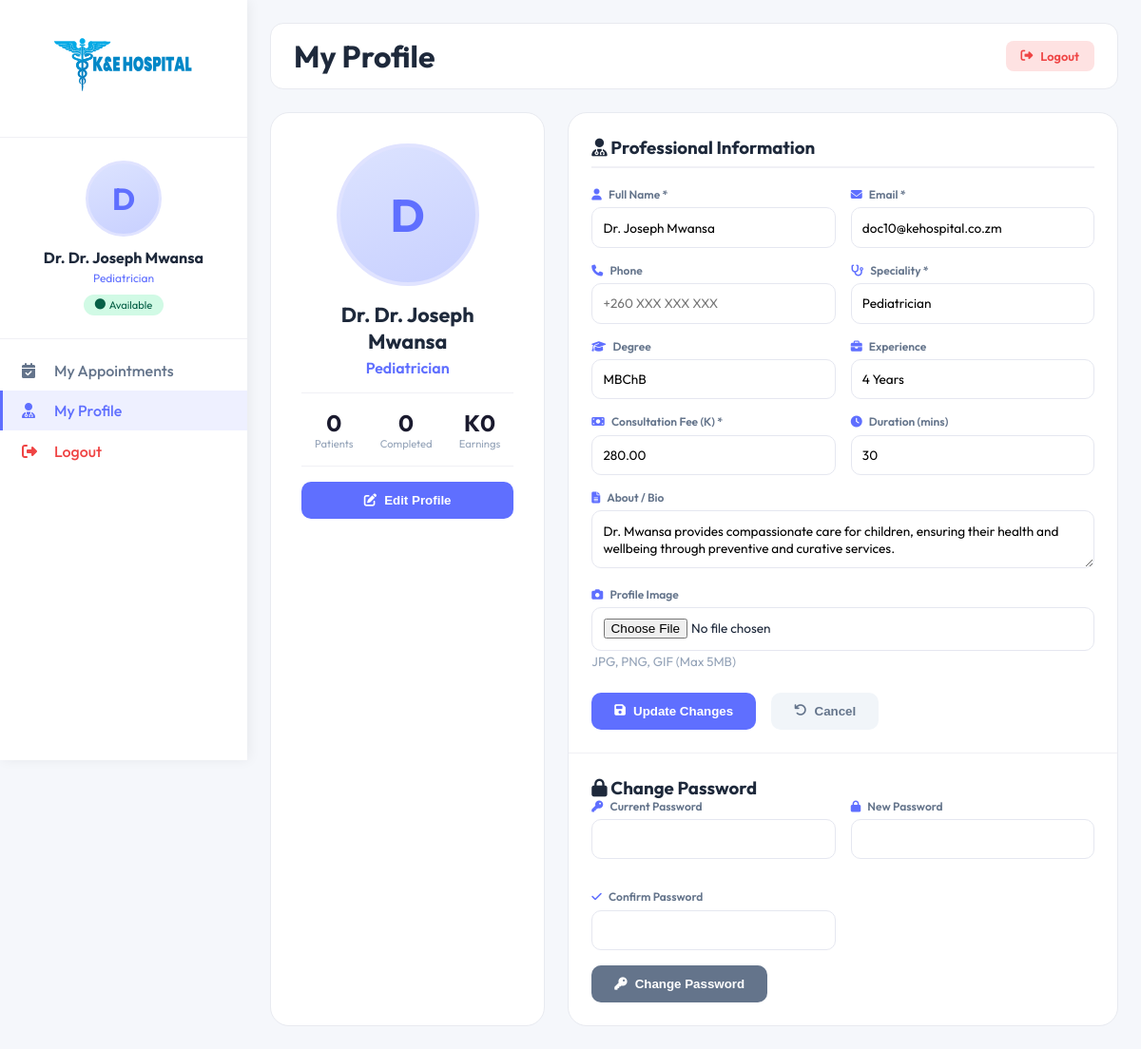
Before: /frontend/doctor-profile.php (signed in) with the older database file.
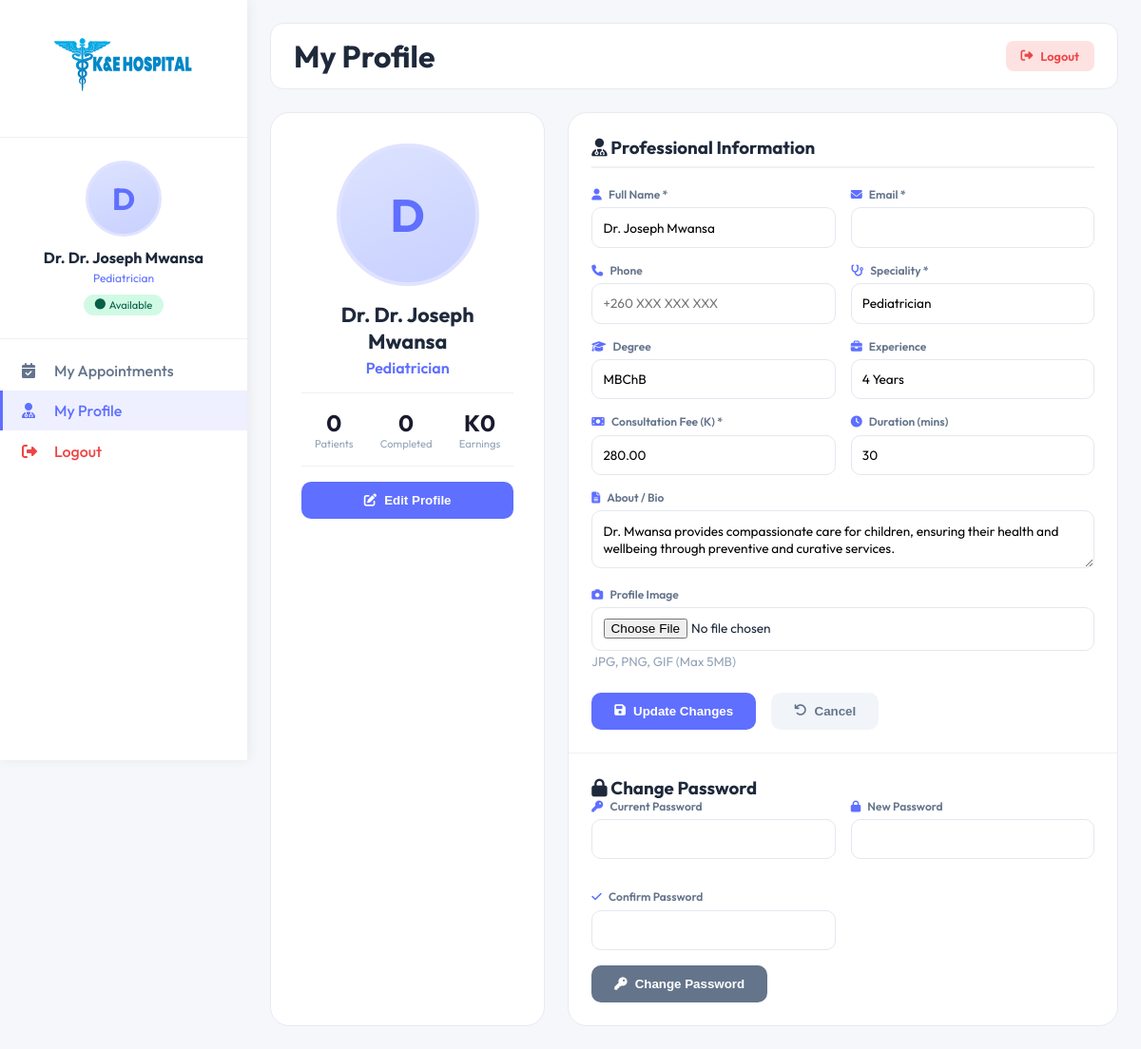
After: the same page with the newer database file.
### tables this page shows
CREATE TABLE doctors (
    doctor_id VARCHAR(50) PRIMARY KEY,
    name VARCHAR(100) NOT NULL,
    email VARCHAR(100) UNIQUE,
    password VARCHAR(255),  
    profile_image VARCHAR(255) DEFAULT '/frontend/assets/upload_area.png',  
    image_path VARCHAR(255),  
    speciality VARCHAR(100) NOT NULL,
    degree VARCHAR(50) NOT NULL,
    experience VARCHAR(50) NOT NULL,
    about TEXT,
    fees DECIMAL(10, 2) NOT NULL,
    address_line1 VARCHAR(255),
    address_line2 VARCHAR(255),
    consultation_duration INT DEFAULT 30,  
    is_available BOOLEAN DEFAULT TRUE,
    rating DECIMAL(3,2) DEFAULT 0,  
    total_reviews INT DEFAULT 0,
    created_at TIMESTAMP DEFAULT CURRENT_TIMESTAMP,
    updated_at TIMESTAMP DEFAULT CURRENT_TIMESTAMP ON UPDATE CURRENT_TIMESTAMP,
    INDEX idx_speciality (speciality),
    INDEX idx_is_available (is_available),
    INDEX idx_rating (rating)
);

### frontend/doctor-profile.php (the view, shortened to what this page needs)
<?php
$host     = 'localhost';
$dbname   = 'ke_hospital';
$username = 'root';
$password = '';
$doctor_id   = $_SESSION['doctor_id'];
$doctor = array();
try {
    $pdo = new PDO("mysql:host=$host;dbname=$dbname;charset=utf8", $username, $password);
    $pdo->setAttribute(PDO::ATTR_ERRMODE, PDO::ERRMODE_EXCEPTION);
    $pdo->setAttribute(PDO::ATTR_DEFAULT_FETCH_MODE, PDO::FETCH_ASSOC);
    $stmt = $pdo->prepare("
        SELECT
            d.*,
            COUNT(a.appointment_id) as total_appointments,
            SUM(CASE WHEN a.status = 'Completed' THEN 1 ELSE 0 END) as completed_appointments,
            SUM(CASE WHEN a.status = 'Pending' THEN 1 ELSE 0 END) as pending_appointments,
            SUM(CASE WHEN a.status = 'Confirmed' THEN 1 ELSE 0 END) as confirmed_appointments,
            COALESCE(SUM(p.amount), 0) as total_earnings
        FROM doctors d
        LEFT JOIN appointments a ON d.doctor_id = a.doctor_id
        LEFT JOIN payments p ON a.appointment_id = p.appointment_id AND p.payment_status = 'Completed'
        WHERE d.doctor_id = ?
        GROUP BY d.doctor_id
    ");
    $stmt->execute([$doctor_id]);
    $doctor = $stmt->fetch();
} catch (PDOException $e) {
    $error_msg = 'Database error: ' . $e->getMessage();
}
function getDoctorImage($image_path) {
    $path = ltrim($image_path, '/');
    return '';
}
$profile_img = getDoctorImage($doctor['profile_image'] ?? '');
$initials = strtoupper(substr($doctor['name'] ?? 'Doctor', 0, 1));
?>
<!DOCTYPE html>
<html lang="en">
<head>
<link rel="stylesheet" href="https://cdnjs.cloudflare.com/ajax/libs/font-awesome/6.5.0/css/all.min.css">
<link rel="stylesheet" href="./Css/doctor-profile.css">
</head>
<body>
<div class="layout">
<aside class="sidebar" id="sidebar">
    <div class="sidebar-brand">
        <img src="assets/logo.svg" width="150" alt="K&E Hospital">
    </div>
    <div class="doc-profile-card">
        <div class="doc-avatar-wrap">
            <?php if ($profile_img): ?>
                <img src="<?php echo htmlspecialchars($profile_img); ?>" alt="<?php echo htmlspecialchars($doctor['name']); ?>">
            <?php else: ?>
                <?php echo $initials; ?>
            <?php endif; ?>
        </div>
        <div class="doc-profile-name">Dr. <?php echo htmlspecialchars($doctor['name']); ?></div>
        <div class="doc-profile-spec"><?php echo htmlspecialchars($doctor['speciality']); ?></div>
        <span class="doc-avail-badge"><i class="fas fa-circle"></i> Available</span>
    </div>
    <nav class="sidebar-nav">
        <a href="doctor-dashboard.php" class="nav-link"><i class="fas fa-calendar-check"></i> My Appointments</a>
        <a href="doctor-profile.php" class="nav-link active"><i class="fas fa-user-md"></i> My Profile</a>
        <a href="doctor-logout.php" class="nav-link" style="color:#ef4444;"><i class="fas fa-sign-out-alt"></i> Logout</a>
    </nav>
</aside>
<main class="main">
    <div class="topbar">
        <div class="topbar-left">
            <h1>My Profile</h1>
        </div>
        <a href="doctor-logout.php" class="logout-link"><i class="fas fa-sign-out-alt"></i> Logout</a>
    </div>
    <div class="profile-container">
        <div class="profile-sidebar-card">
            <div class="profile-image-section">
                <div class="profile-main-avatar">
                    <?php if ($profile_img): ?>
                        <img src="<?php echo htmlspecialchars($profile_img); ?>" alt="<?php echo htmlspecialchars($doctor['name']); ?>" id="profilePreview">
                    <?php else: ?>
                        <span id="profileInitial"><?php echo $initials; ?></span>
                    <?php endif; ?>
                </div>
                <div class="profile-name-large">Dr. <?php echo htmlspecialchars($doctor['name']); ?></div>
                <div class="profile-speciality"><?php echo htmlspecialchars($doctor['speciality']); ?></div>
                <div class="stats-row">
                    <div class="stat-item"><div class="stat-value"><?php echo $doctor['total_appointments'] ?? 0; ?></div><div class="stat-label">Patients</div></div>
                    <div class="stat-item"><div class="stat-value"><?php echo $doctor['completed_appointments'] ?? 0; ?></div><div class="stat-label">Completed</div></div>
                    <div class="stat-item"><div class="stat-value">K<?php echo number_format($doctor['total_earnings'] ?? 0, 0); ?></div><div class="stat-label">Earnings</div></div>
                </div>
                <button class="edit-profile-btn" onclick="document.getElementById('profileForm').scrollIntoView({behavior:'smooth'})"><i class="fas fa-edit"></i> Edit Profile</button>
            </div>
        </div>
        <div class="profile-main-card">
            <form method="POST" enctype="multipart/form-data" id="profileForm">
                <div class="form-section">
                    <h3><i class="fas fa-user-md"></i> Professional Information</h3>
                    <div class="form-row">
                        <div class="form-group"><label><i class="fas fa-user"></i> Full Name *</label><input type="text" name="name" value="<?php echo htmlspecialchars($doctor['name']); ?>" required></div>
                        <div class="form-group"><label><i class="fas fa-envelope"></i> Email *</label><input type="email" name="email" value="<?php echo htmlspecialchars($doctor['email']); ?>" required></div>
                    </div>
                    <div class="form-row">
                        <div class="form-group"><label><i class="fas fa-phone"></i> Phone</label><input type="text" name="phone" value="<?php echo htmlspecialchars($doctor['phone'] ?? ''); ?>" placeholder="+260 XXX XXX XXX"></div>
                        <div class="form-group"><label><i class="fas fa-stethoscope"></i> Speciality *</label><input type="text" name="speciality" value="<?php echo htmlspecialchars($doctor['speciality']); ?>" required></div>
                    </div>
                    <div class="form-row">
                        <div class="form-group"><label><i class="fas fa-graduation-cap"></i> Degree</label><input type="text" name="degree" value="<?php echo htmlspecialchars($doctor['degree'] ?? ''); ?>" placeholder="MBChB, MD"></div>
                        <div class="form-group"><label><i class="fas fa-briefcase"></i> Experience</label><input type="text" name="experience" value="<?php echo htmlspecialchars($doctor['experience'] ?? ''); ?>" placeholder="5 Years"></div>
                    </div>
                    <div class="form-row">
                        <div class="form-group"><label><i class="fas fa-money-bill"></i> Consultation Fee (K) *</label><input type="number" name="fees" value="<?php echo htmlspecialchars($doctor['fees'] ?? 0); ?>" step="10" required></div>
                        <div class="form-group"><label><i class="fas fa-clock"></i> Duration (mins)</label><input type="number" name="consultation_duration" value="<?php echo htmlspecialchars($doctor['consultation_duration'] ?? 30); ?>"></div>
                    </div>
                    <div class="form-group"><label><i class="fas fa-file-alt"></i> About / Bio</label><textarea name="about" placeholder="Write a short bio..."><?php echo htmlspecialchars($doctor['about'] ?? ''); ?></textarea></div>
                    <div class="form-group"><label><i class="fas fa-camera"></i> Profile Image</label><input type="file" name="profile_image" accept="image/*" id="profileImageInput"><small style="color:#94a3b8;"> JPG, PNG, GIF (Max 5MB)</small>
                    </div>
                    <div class="form-actions">
                        <button type="submit" name="update_profile" class="btn-save"><i class="fas fa-save"></i> Update Changes</button>
                        <button type="reset" class="btn-cancel" onclick="window.location.reload();"><i class="fas fa-undo"></i> Cancel</button>
                    </div>
                </div>
            </form>
            <div class="password-section">
                <h3><i class="fas fa-lock"></i> Change Password</h3>
                <form method="POST" onsubmit="return validatePasswordForm()">
                    <div class="form-row">
                        <div class="form-group"><label><i class="fas fa-key"></i> Current Password</label><input type="password" name="current_password" id="current_password" required></div>
                        <div class="form-group"><label><i class="fas fa-lock"></i> New Password</label><input type="password" name="new_password" id="new_password" required></div>
                        <div class="form-group"><label><i class="fas fa-check"></i> Confirm Password</label><input type="password" name="confirm_password" id="confirm_password" required></div>
                    </div>
                    <button type="submit" name="change_password" class="btn-save" style="background:#64748b;"><i class="fas fa-key"></i> Change Password</button>
                </form>
            </div>
        </div>
    </div>
</main>
</div>
</body>
</html>

### frontend/Css/doctor-profile.css (style rules this page uses)
* { margin: 0; padding: 0; box-sizing: border-box; }
body { font-family: 'Outfit', sans-serif; background: #f5f7fb; color: #1e293b; }
a { text-decoration: none; color: inherit; }
img { max-width: 100%; }
.layout { display: flex; min-height: 100vh; }
.sidebar { width: 260px; background: #fff; flex-shrink: 0; box-shadow: 2px 0 12px rgba(0, 0, 0, 0.06); position: fixed; height: 100vh; overflow-y: auto; z-index: 200; }
.sidebar-brand { padding: 1.25rem; border-bottom: 1px solid #f0f0f5; text-align: center; }
.doc-profile-card { padding: 1.5rem; text-align: center; border-bottom: 1px solid #f0f0f5; }
.doc-avatar-wrap { width: 80px; height: 80px; border-radius: 50%; margin: 0 auto 0.75rem; background: linear-gradient(160deg, #dce3ff, #c8d0ff); border: 3px solid #e0e3ff; display: flex; align-items: center; justify-content: center; font-size: 2rem; font-weight: 700; color: #5f6fff; overflow: hidden; }
.doc-profile-name { font-size: 1rem; font-weight: 700; margin-bottom: 0.25rem; }
.doc-profile-spec { font-size: 0.75rem; color: #5f6fff; margin-bottom: 0.5rem; }
.doc-avail-badge { display: inline-flex; align-items: center; gap: 4px; background: #d1fae5; color: #065f46; padding: 0.25rem 0.75rem; border-radius: 50px; font-size: 0.7rem; }
.sidebar-nav { padding: 0.75rem 0; }
.nav-link { display: flex; align-items: center; gap: 0.875rem; padding: 0.7rem 1.25rem; color: #64748b; font-weight: 500; transition: all 0.2s; border-left: 3px solid transparent; }
.nav-link.active { background: #eef0ff; color: #5f6fff; border-left-color: #5f6fff; }
.nav-link i { width: 20px; }
.main { flex: 1; margin-left: 260px; padding: 1.5rem; }
.topbar { background: #fff; border-radius: 14px; padding: 0.875rem 1.5rem; display: flex; justify-content: space-between; align-items: center; margin-bottom: 1.5rem; border: 1px solid #e8eaf0; }
.logout-link { background: #fee2e2; color: #ef4444; padding: 0.5rem 1rem; border-radius: 8px; font-size: 0.8rem; font-weight: 600; display: inline-flex; align-items: center; gap: 0.5rem; }
.profile-container { display: grid; grid-template-columns: 1fr 2fr; gap: 1.5rem; }
.profile-sidebar-card, .profile-main-card { background: #fff; border-radius: 20px; border: 1px solid #e8eaf0; overflow: hidden; }
.profile-image-section { text-align: center; padding: 2rem; }
.profile-main-avatar { width: 150px; height: 150px; border-radius: 50%; margin: 0 auto 1rem; background: linear-gradient(160deg, #dce3ff, #c8d0ff); border: 4px solid #e0e3ff; display: flex; align-items: center; justify-content: center; font-size: 3rem; font-weight: 700; color: #5f6fff; overflow: hidden; }
.profile-name-large { font-size: 1.35rem; font-weight: 700; margin-bottom: 0.25rem; }
.profile-speciality { color: #5f6fff; font-weight: 600; }
.stats-row { display: flex; justify-content: space-around; padding: 1rem 0; border-top: 1px solid #f0f0f5; border-bottom: 1px solid #f0f0f5; margin: 1rem 0; }
.stat-value { font-size: 1.5rem; font-weight: 700; color: #1a1a2e; }
.stat-label { font-size: 0.7rem; color: #94a3b8; }
.edit-profile-btn { width: 100%; padding: 0.75rem; background: #5f6fff; color: #fff; border: none; border-radius: 10px; font-weight: 600; cursor: pointer; display: flex; align-items: center; justify-content: center; gap: 0.5rem; margin-top: 1rem; }
.form-section { padding: 1.5rem; }
.form-section h3 { margin-bottom: 1.25rem; border-bottom: 2px solid #f0f0f5; padding-bottom: 0.5rem; }
.form-row { display: grid; grid-template-columns: 1fr 1fr; gap: 1rem; }
.form-group { margin-bottom: 1rem; }
.form-group label { display: block; font-size: 0.75rem; font-weight: 600; color: #64748b; margin-bottom: 0.4rem; }
.form-group label i { color: #5f6fff; margin-right: 0.3rem; }
.form-group input, .form-group textarea, .form-group select { width: 100%; padding: 0.7rem; border: 1.5px solid #e5e7f0; border-radius: 10px; font-family: 'Outfit', sans-serif; font-size: 0.85rem; }
.form-actions { display: flex; gap: 1rem; margin-top: 1.5rem; }
.btn-save { padding: 0.75rem 1.5rem; background: #5f6fff; color: #fff; border: none; border-radius: 10px; font-weight: 600; cursor: pointer; display: inline-flex; align-items: center; gap: 0.5rem; }
.btn-cancel { padding: 0.75rem 1.5rem; background: #f1f5f9; color: #64748b; border: none; border-radius: 10px; font-weight: 600; cursor: pointer; display: inline-flex; align-items: center; gap: 0.5rem; }
.password-section { padding: 1.5rem; border-top: 1px solid #f0f0f5; }

Changed rows visible on the page:
changed doctors "Dr. Joseph Mwansa": email "doc10@kehospital.co.zm" → (not shown)
